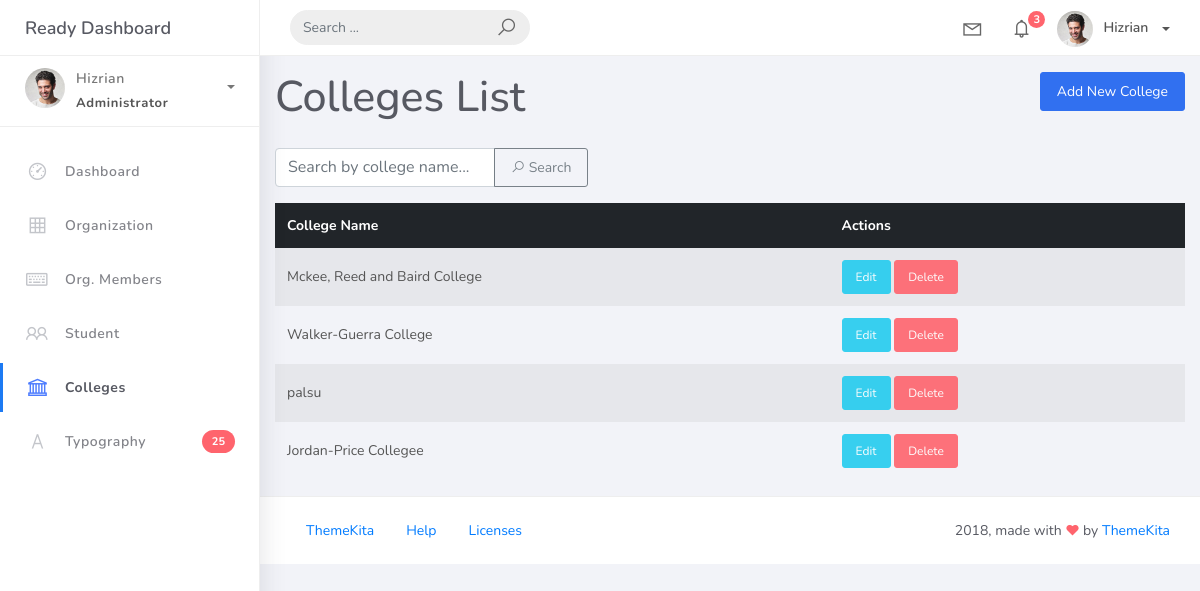
Page /colleges/ on the committed database.
### studentorg/models.py (models this page shows, shortened)
class BaseModel(models.Model):
    created_at = models.DateTimeField(auto_now_add=True, db_index=True)
    updated_at = models.DateTimeField(auto_now=True)
    class Meta:
        abstract = True

class College(BaseModel):
    college_name = models.CharField(max_length=150)

### studentorg/views.py (the view)
# urls.py: path('colleges/', views.CollegeList.as_view(), name='college-list'),
class CollegeList(ListView):
    model = College
    context_object_name = 'college_list'
    template_name = 'college_list.html'
    paginate_by = 10
    def get_queryset(self, *args, **kwargs):
        qs = super().get_queryset(*args, **kwargs)
        query = self.request.GET.get('q')
        if query:
            return qs.filter(college_name__icontains=query)
        return qs

### templates/college_list.html (shortened to what this page needs)
{% extends 'base.html' %}
{% block content %}
<div class="container mt-4 pt-5">
    <div class="row mb-3">
        <div class="col-md-6">
            <h2>Colleges List</h2>
        </div>
        <div class="col-md-6 text-right">
            <a href="{% url 'college-add' %}" class="btn btn-primary">Add New College</a>
        </div>
    </div>
    <div class="row mb-3">
        <div class="col-md-6">
            <form class="form-inline" action="{% url 'college-list' %}" method="get">
                <div class="input-group">
                    <input type="text" name="q" placeholder="Search by college name..." class="form-control" value="{{ request.GET.q }}">
                    <div class="input-group-append">
                        <button class="btn btn-outline-secondary" type="submit">
                            <i class="la la-search search-icon"></i> Search
                        </button>
                    </div>
                </div>
            </form>
        </div>
    </div>
    {% if college_list %}
    <table class="table table-striped table-hover">
        <thead class="thead-dark">
            <tr>
                <th>College Name</th>
                <th>Actions</th>
            </tr>
        </thead>
        <tbody>
            {% for college in college_list %}
            <tr>
                <td>{{ college.college_name }}</td>
                <td>
                    <a href="{% url 'college-update' pk=college.pk %}" class="btn btn-sm btn-info">Edit</a>
                    <a href="{% url 'college-delete' pk=college.pk %}" class="btn btn-sm btn-danger">Delete</a>
                </td>
            </tr>
            {% endfor %}
        </tbody>
    </table>
    {% else %}
    <p>No colleges found.</p>
    {% endif %}
</div>
{% endblock %}

### rows in the picture
College: college_name "Mckee, Reed and Baird College"
College: college_name "Walker-Guerra College"
College: college_name "palsu"
College: college_name "Jordan-Price Collegee"
